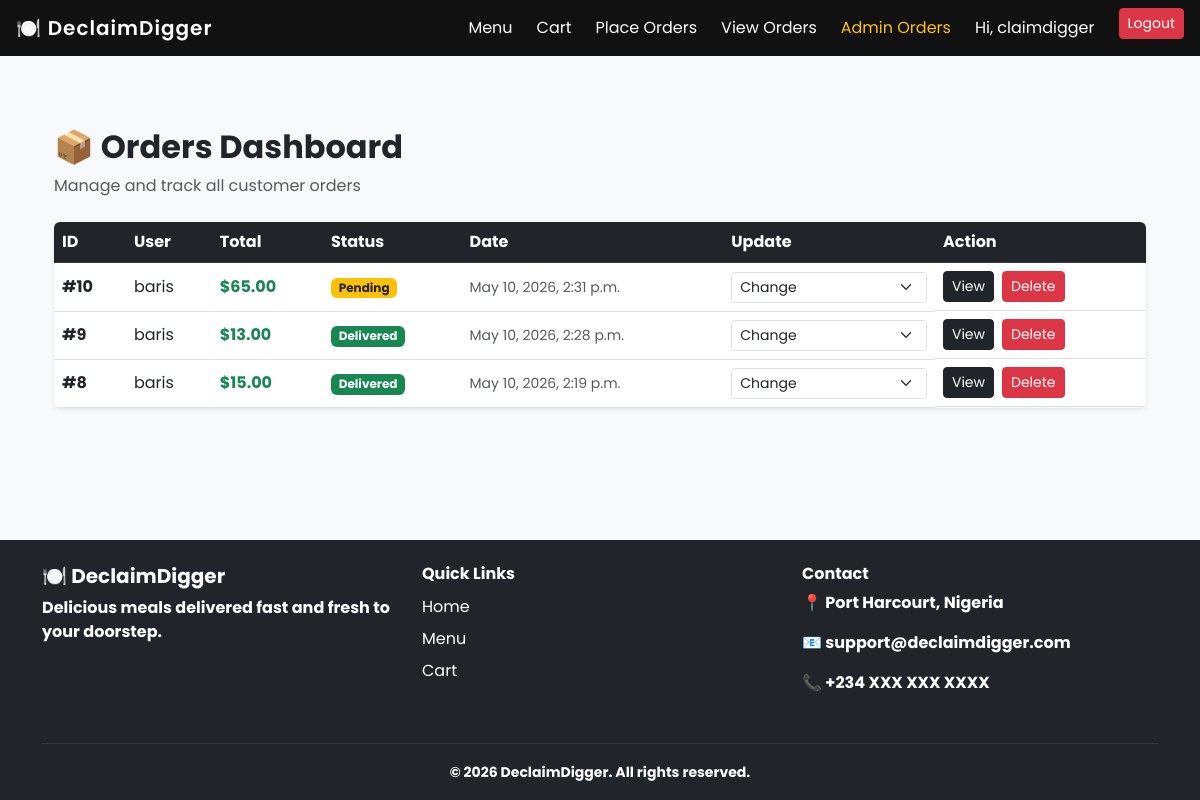
Screenshot of /dashboard/orders/ (signed in) with the database file from the repository.
### restaurant/models.py (models this page shows, shortened)
class User(AbstractUser):
    phone = models.CharField(max_length=20, blank=True)
    address = models.TextField(blank=True)

class Order(models.Model):
    STATUS_CHOICES = [
        ('pending', 'Pending'),
        ('processing', 'Processing'),
        ('delivered', 'Delivered'),
    ]
    user = models.ForeignKey(User, on_delete=models.CASCADE)
    full_name = models.CharField(max_length=200)
    address = models.TextField()
    phone = models.CharField(max_length=20)
    total_price = models.DecimalField(max_digits=10, decimal_places=2)
    status = models.CharField(max_length=20, choices=STATUS_CHOICES, default='pending')
    created = models.DateTimeField(auto_now_add=True)

### restaurant/views.py (the view)
# urls.py: path('dashboard/orders/', views.admin_orders_view, name='admin_orders'),
@staff_member_required
def admin_orders_view(request):
    orders = Order.objects.all().order_by('-created')
    return render(request, 'restaurant/admin_orders.html', {'orders': orders})

### templates/restaurant/admin_orders.html (shortened to what this page needs)
{% extends 'restaurant/base.html' %}
{% block content %}
<div class="container py-4">
    <div class="mb-4 text-center text-md-start">
        <h2 class="fw-bold">📦 Orders Dashboard</h2>
        <p class="text-muted">Manage and track all customer orders</p>
    </div>
    <div class="d-none d-md-block">
        <div class="table-responsive shadow-sm rounded">
            <table class="table table-hover align-middle mb-0">
                <thead class="table-dark">
                    <tr>
                        <th>ID</th>
                        <th>User</th>
                        <th>Total</th>
                        <th>Status</th>
                        <th>Date</th>
                        <th>Update</th>
                        <th>Action</th>
                    </tr>
                </thead>
                <tbody>
                    {% for order in orders %}
                    <tr>
                        <td class="fw-bold">#{{ order.id }}</td>
                        <td>{{ order.user.username }}</td>
                        <td class="fw-bold text-success">
                            ${{ order.total_price }}
                        </td>
                        <td>
                            {% if order.status == "pending" %}
                                <span class="badge bg-warning text-dark">Pending</span>
                            {% elif order.status == "processing" %}
                                <span class="badge bg-primary">Processing</span>
                            {% else %}
                                <span class="badge bg-success">Delivered</span>
                            {% endif %}
                        </td>
                        <td>
                            <small class="text-muted">{{ order.created }}</small>
                        </td>
                        <td>
                            <select onchange="location = this.value;"
                                    class="form-select form-select-sm">
                                <option disabled selected>Change</option>
                            </select>
                        </td>
                        <td class="d-flex gap-2">
                            <a href="{% url 'admin_order_detail' order.id %}"
                               class="btn btn-sm btn-dark">
                                View
                            </a>
                            <form action="{% url 'delete_order' order.id %}"
                                  method="post"
                                  class="d-inline">
                                <button class="btn btn-sm btn-danger"
                                        onclick="return confirm('Delete this order?')">
                                    Delete
                                </button>
                            </form>
                        </td>
                    </tr>
                    {% endfor %}
                </tbody>
            </table>
        </div>
    </div>
</div>
{% endblock %}

### templates/restaurant/base.html (shortened to what this page needs)
<!DOCTYPE html>
<html>
<head>
    <link href="https://cdn.jsdelivr.net/npm/bootstrap@5.3.0/dist/css/bootstrap.min.css" rel="stylesheet">
</head>
<body>
<nav class="navbar navbar-expand-lg navbar-dark px-3">
    <a class="navbar-brand" href="/">🍽️ DeclaimDigger</a>
    <div class="collapse navbar-collapse" id="navbarContent">
        <ul class="navbar-nav ms-auto text-center text-lg-end gap-lg-2">
            <li class="nav-item">
                <a class="nav-link text-white" href="/">Menu</a>
            </li>
            <li class="nav-item">
                <a class="nav-link text-white" href="/cart/">Cart</a>
            </li>
            {% if user.is_authenticated %}
                <li class="nav-item">
                    <a class="nav-link text-white" href="/menu/">Place Orders</a>
                </li>
                <li class="nav-item">
                    <a class="nav-link text-white" href="{% url 'user_orders' %}">View Orders</a>
                </li>
                {% if user.is_staff %}
                <li class="nav-item">
                    <a class="nav-link text-warning" href="{% url 'admin_orders' %}">
                        Admin Orders
                    </a>
                </li>
                {% endif %}
                <li class="nav-item">
                    <span class="nav-link text-white">Hi, {{ user.username }}</span>
                </li>
                <li class="nav-item">
                    <a class="btn btn-sm btn-danger ms-lg-2" href="{% url 'logout' %}">
                        Logout
                    </a>
                </li>
            {% endif %}
        </ul>
    </div>
</nav>
<div class="page-content">
    <div class="container mt-5">
        {% block content %}{% endblock %}
    </div>
</div>
<footer class="bg-dark text-white mt-5 pt-4 pb-3">
    <div class="container">
        <div class="row">
            <div class="col-12 col-md-4 mb-3">
                <h5 class="fw-bold">🍽️ DeclaimDigger</h5>
                <p class="fw-bold">
                    Delicious meals delivered fast and fresh to your doorstep.
                </p>
            </div>
            <div class="col-12 col-md-4 mb-3">
                <h6 class="fw-bold">Quick Links</h6>
                <ul class="list-unstyled">
                    <li><a href="/" class="text-white text-decoration-none d-block py-1">Home</a></li>
                    <li><a href="/menu/" class="text-white text-decoration-none d-block py-1">Menu</a></li>
                    <li><a href="/cart/" class="text-white text-decoration-none d-block py-1">Cart</a></li>
                </ul>
            </div>
            <div class="col-12 col-md-4 mb-3">
                <h6 class="fw-bold">Contact</h6>
                <p class="fw-bold">📍 Port Harcourt, Nigeria</p>
                <p class="fw-bold">📧 support@declaimdigger.com</p>
                <p class="fw-bold">📞 +234 XXX XXX XXXX</p>
            </div>
        </div>
        <hr class="border-secondary">
        <div class="text-center">
            <small class="fw-bold">
                © 2026 DeclaimDigger. All rights reserved.
            </small>
        </div>
    </div>
</footer>
</body>
</html>

### templates/restaurant/base.html (style rules this page uses)
html, body { height: 100%; }
body { font-family: 'Poppins', sans-serif; background-color: #f8f9fa; display: flex; flex-direction: column; }
.page-content { flex: 1; }
.navbar { background-color: #111 !important; }
.navbar-brand { font-weight: 600; letter-spacing: 1px; }
p { color: white; }

### rows the page displays
User: username "claimdigger"
Order: id "10", user.username "baris", total_price "65.00", status "Pending", created "May 10, 2026, 2:31 p.m."
Order: id "9", user.username "baris", total_price "13.00", status "Delivered", created "May 10, 2026, 2:28 p.m."
Order: id "8", user.username "baris", total_price "15.00", status "Delivered", created "May 10, 2026, 2:19 p.m."
